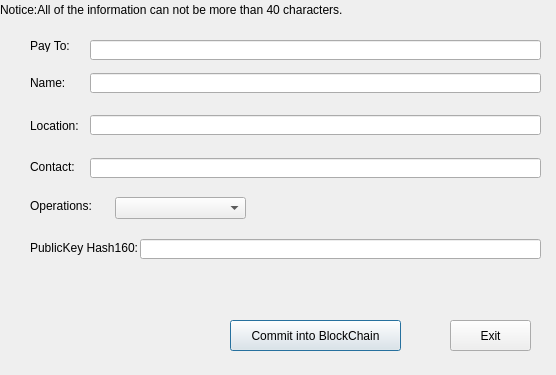
<?xml version="1.0" encoding="UTF-8"?>
<ui version="4.0">
 <class>OpennameDialog</class>
 <widget class="QDialog" name="OpennameDialog">
  <property name="geometry">
   <rect>
    <x>0</x>
    <y>0</y>
    <width>556</width>
    <height>375</height>
   </rect>
  </property>
  <property name="windowTitle">
   <string>Insert your Opennames into blockchain</string>
  </property>
  <widget class="QPushButton" name="insertButton">
   <property name="geometry">
    <rect>
     <x>230</x>
     <y>320</y>
     <width>171</width>
     <height>31</height>
    </rect>
   </property>
   <property name="text">
    <string>Commit into BlockChain</string>
   </property>
   <property name="icon">
    <iconset resource="../fedoracoin.qrc">
     <normaloff>:/icons/add</normaloff>:/icons/add</iconset>
   </property>
  </widget>
  <widget class="QDialogButtonBox" name="buttonBox">
   <property name="geometry">
    <rect>
     <x>610</x>
     <y>415</y>
     <width>81</width>
     <height>26</height>
    </rect>
   </property>
   <property name="standardButtons">
    <set>QDialogButtonBox::NoButton</set>
   </property>
   <property name="centerButtons">
    <bool>true</bool>
   </property>
  </widget>
  <widget class="QLineEdit" name="txtName">
   <property name="geometry">
    <rect>
     <x>90</x>
     <y>73</y>
     <width>451</width>
     <height>20</height>
    </rect>
   </property>
   <property name="toolTip">
    <string>Your Name</string>
   </property>
   <property name="statusTip">
    <string>Your Name</string>
   </property>
  </widget>
  <widget class="QLabel" name="lblName">
   <property name="geometry">
    <rect>
     <x>30</x>
     <y>77</y>
     <width>54</width>
     <height>12</height>
    </rect>
   </property>
   <property name="text">
    <string>Name:</string>
   </property>
  </widget>
  <widget class="QLabel" name="lblLocation">
   <property name="geometry">
    <rect>
     <x>30</x>
     <y>120</y>
     <width>54</width>
     <height>12</height>
    </rect>
   </property>
   <property name="text">
    <string>Location:</string>
   </property>
  </widget>
  <widget class="QPushButton" name="pushButton">
   <property name="geometry">
    <rect>
     <x>450</x>
     <y>320</y>
     <width>81</width>
     <height>31</height>
    </rect>
   </property>
   <property name="maximumSize">
    <size>
     <width>16777215</width>
     <height>16177186</height>
    </size>
   </property>
   <property name="text">
    <string>Exit</string>
   </property>
   <property name="icon">
    <iconset resource="../fedoracoin.qrc">
     <normaloff>:/icons/quit</normaloff>:/icons/quit</iconset>
   </property>
  </widget>
  <widget class="QLineEdit" name="txtLocation">
   <property name="geometry">
    <rect>
     <x>90</x>
     <y>115</y>
     <width>451</width>
     <height>20</height>
    </rect>
   </property>
  </widget>
  <widget class="QLabel" name="lblContact">
   <property name="geometry">
    <rect>
     <x>30</x>
     <y>161</y>
     <width>54</width>
     <height>12</height>
    </rect>
   </property>
   <property name="text">
    <string>Contact:</string>
   </property>
  </widget>
  <widget class="QLineEdit" name="txtContact">
   <property name="geometry">
    <rect>
     <x>90</x>
     <y>158</y>
     <width>451</width>
     <height>20</height>
    </rect>
   </property>
  </widget>
  <widget class="QLabel" name="lblNotice">
   <property name="geometry">
    <rect>
     <x>0</x>
     <y>0</y>
     <width>561</width>
     <height>20</height>
    </rect>
   </property>
   <property name="text">
    <string>Notice:All of the information can not be more than 40 characters.</string>
   </property>
  </widget>
  <widget class="QLabel" name="lblOperations">
   <property name="geometry">
    <rect>
     <x>30</x>
     <y>198</y>
     <width>71</width>
     <height>16</height>
    </rect>
   </property>
   <property name="text">
    <string>Operations:</string>
   </property>
  </widget>
  <widget class="QComboBox" name="cmbOpt">
   <property name="geometry">
    <rect>
     <x>115</x>
     <y>197</y>
     <width>131</width>
     <height>22</height>
    </rect>
   </property>
  </widget>
  <widget class="QLabel" name="lblPayTo">
   <property name="geometry">
    <rect>
     <x>30</x>
     <y>40</y>
     <width>54</width>
     <height>12</height>
    </rect>
   </property>
   <property name="text">
    <string>Pay To:</string>
   </property>
  </widget>
  <widget class="QLineEdit" name="txtPayAdress">
   <property name="geometry">
    <rect>
     <x>90</x>
     <y>40</y>
     <width>451</width>
     <height>20</height>
    </rect>
   </property>
   <property name="toolTip">
    <string>Your Name</string>
   </property>
   <property name="statusTip">
    <string>Your Name</string>
   </property>
  </widget>
  <widget class="QLabel" name="lblNamePrivkey">
   <property name="geometry">
    <rect>
     <x>30</x>
     <y>240</y>
     <width>111</width>
     <height>16</height>
    </rect>
   </property>
   <property name="text">
    <string>PublicKey Hash160:</string>
   </property>
  </widget>
  <widget class="QLineEdit" name="txtNameAddress">
   <property name="geometry">
    <rect>
     <x>140</x>
     <y>239</y>
     <width>401</width>
     <height>20</height>
    </rect>
   </property>
   <property name="toolTip">
    <string>Your Name</string>
   </property>
   <property name="statusTip">
    <string>Your Name</string>
   </property>
  </widget>
 </widget>
 <resources>
  <include location="../fedoracoin.qrc"/>
 </resources>
 <connections/>
</ui>
